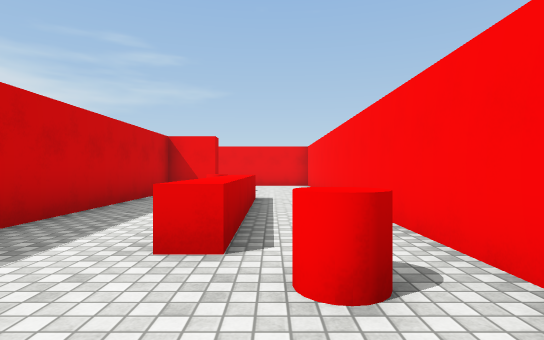
View 1 (above)

21 first-person views from a walk through a Unity game level. The camera is 1.2 m above the floor, looks level and sees 80° across. The floor is counted in squares, 2 m on a side. Each view is taken from the middle of a square. On the plan, view 1 faces up. The plan holds only what a view shows up to about 10 squares ahead; the rest is blank. The player character is not drawn. Surface patterns are stand-ins for the level's own textures.

View 2
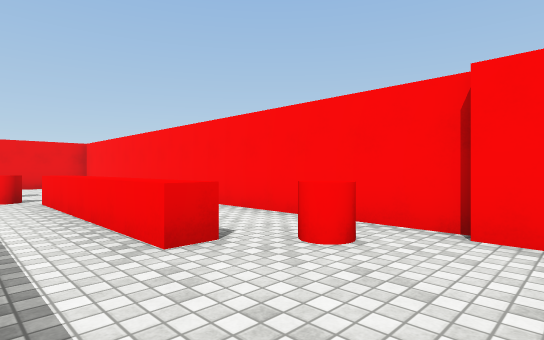

View 3
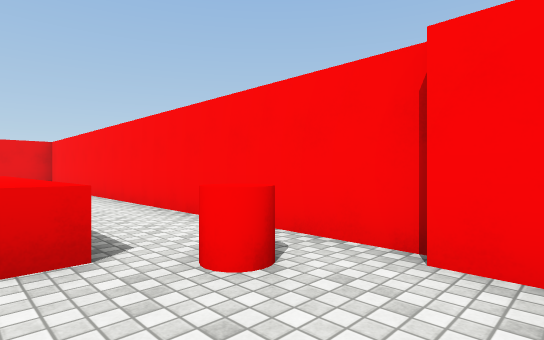

View 4
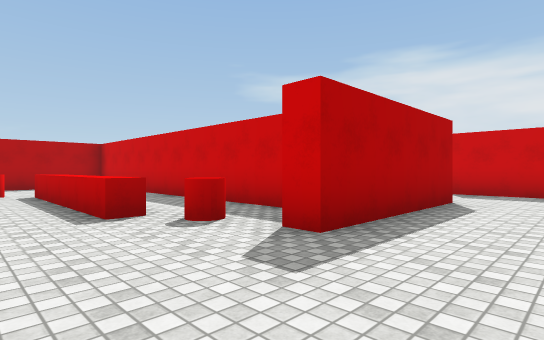

View 5
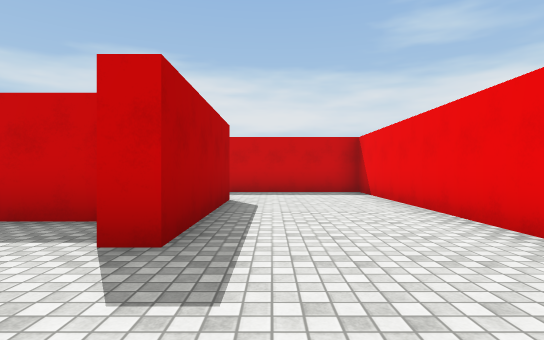

View 6
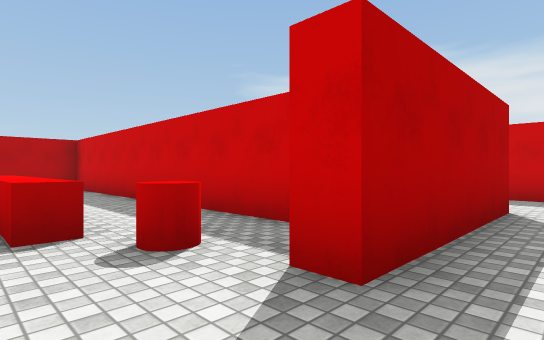

View 7
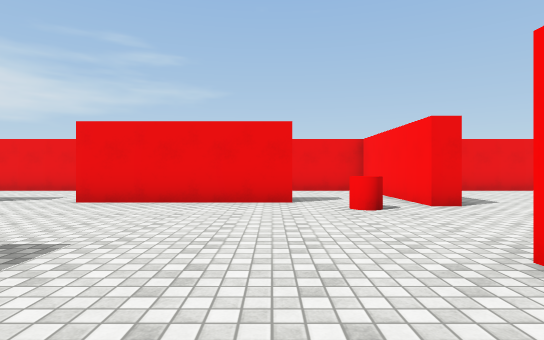

View 8
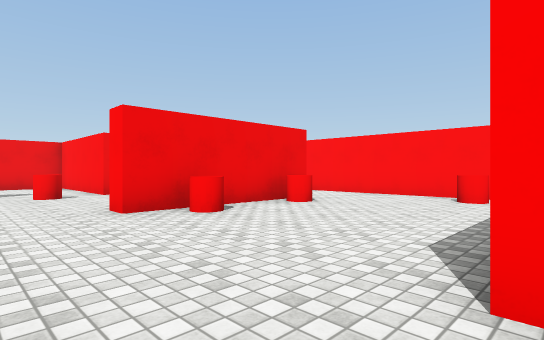

View 9
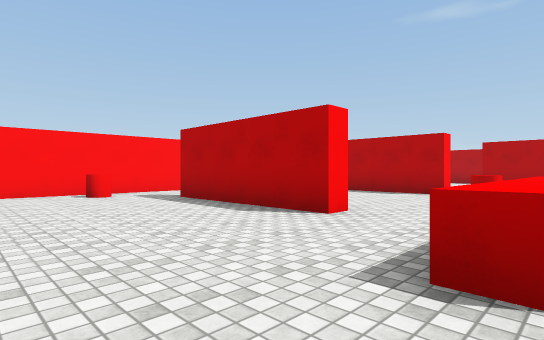

View 10
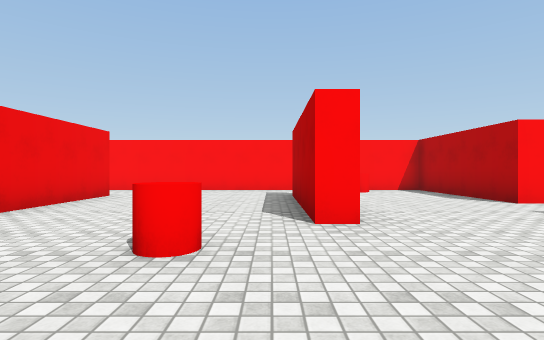

View 11
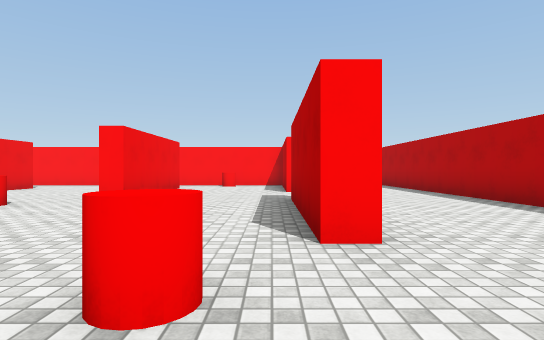

View 12
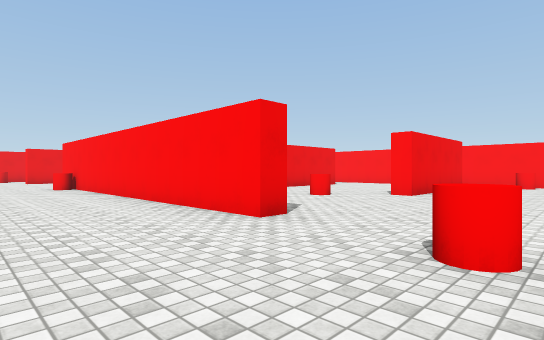

View 13
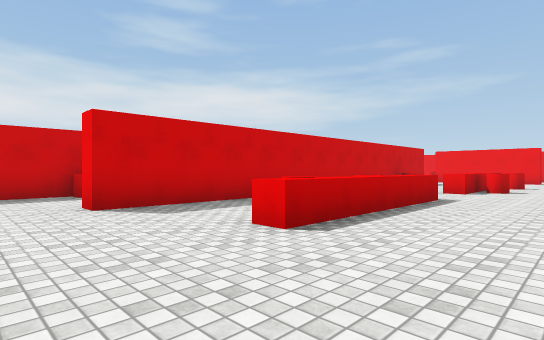

View 14
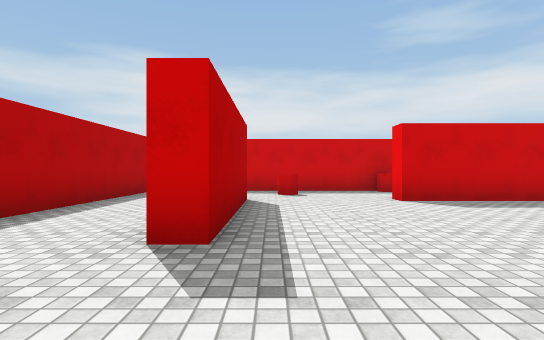

View 15
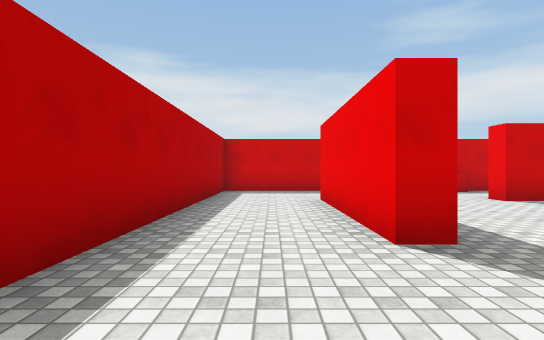

View 16
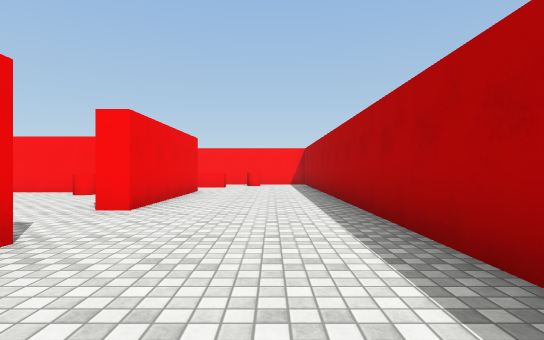

View 17
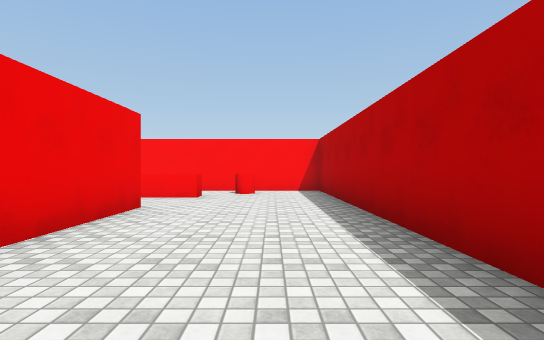

View 18
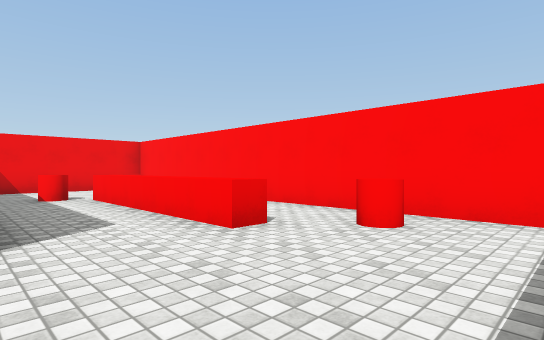

View 19
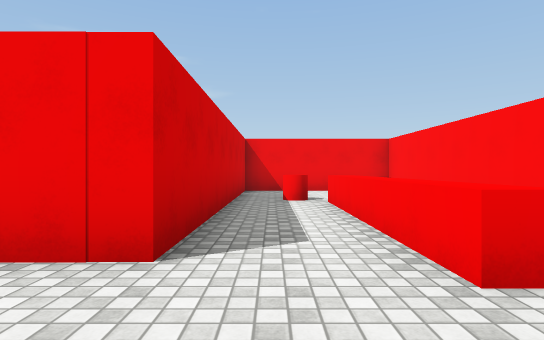

View 20
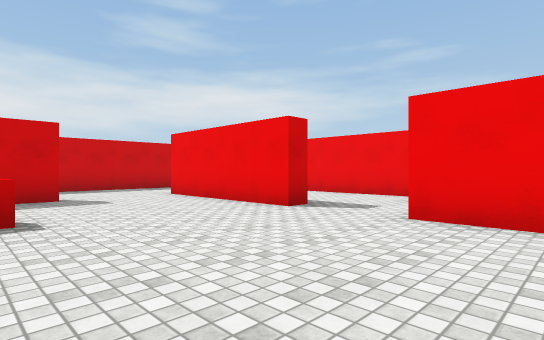

View 21
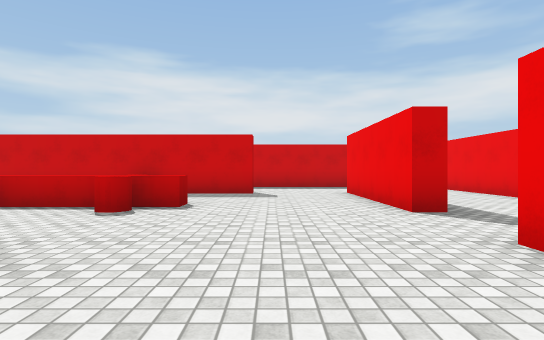

### Floor plan
Ten units are one square. View 1 is at (0, 0); x grows to the right and y downward. Boxes are objects, and circles mark ways between rooms. Rooms are numbered by the first view taken in them; rooms with no view inside come last. Other rooms are left out.
<svg viewBox="-240 -129 259 258">
<path fill="none" stroke="#000" d="M-56 -91 -15 -91 -15 -86 -28 -86 -28 11 0 11M9 -124 -79 -124 -79 -84M14 -8 14 -118M11 -1 11 -8M-94 2 -94 -3 -54 -3M-136 50 -142 50 -142 -34M-54 2 -85 2M-134 90 -134 84 -96 84M-59 50 -94 50 -94 45 -56 45M-53 -46 -94 -46 -94 -51M-105 -90 -146 -90M-202 -66 -202 65 -208 65M-79 -84 -83 -84 -83 -124 -105 -124M-234 46 -234 124 -156 124M-166 -95 -166 -90 -206 -90M-205 95 -166 95 -166 100 -206 100M-109 124 14 124 14 17 -28 17 -28 89 -72 89 -72 84 -33 84 -33 -62M-160 -124 -220 -124M-234 -89 -234 -71M-119 -22 -114 -22M-172 11 -172 56 -178 56M-172 -36 -172 -24M-4 94 -9 94 -9 56"/>
<rect x="-15" y="-85" width="10" height="10" fill="#bbb"><title>other object</title></rect>
<rect x="-5" y="-25" width="10" height="10" fill="#bbb"><title>other object</title></rect>
<rect x="-235" y="55" width="10" height="10" fill="#bbb"><title>other object</title></rect>
<rect x="-225" y="85" width="10" height="10" fill="#bbb"><title>other object</title></rect>
<rect x="-185" y="35" width="10" height="10" fill="#bbb"><title>other object</title></rect>
<rect x="-185" y="15" width="10" height="10" fill="#bbb"><title>other object</title></rect>
<rect x="-175" y="-25" width="10" height="10" fill="#bbb"><title>other object</title></rect>
<rect x="-175" y="-55" width="10" height="20" fill="#bbb"><title>other object</title></rect>
<rect x="-155" y="65" width="10" height="10" fill="#bbb"><title>other object</title></rect>
<rect x="-155" y="-35" width="10" height="10" fill="#bbb"><title>other object</title></rect>
<rect x="-115" y="25" width="10" height="10" fill="#bbb"><title>other object</title></rect>
<rect x="-105" y="-85" width="10" height="10" fill="#bbb"><title>other object</title></rect>
<rect x="-85" y="-45" width="10" height="10" fill="#bbb"><title>other object</title></rect>
<rect x="-65" y="-45" width="10" height="10" fill="#bbb"><title>other object</title></rect>
<rect x="-45" y="55" width="10" height="10" fill="#bbb"><title>other object</title></rect>
<rect x="-45" y="-25" width="10" height="10" fill="#bbb"><title>other object</title></rect>
<rect x="-15" y="45" width="10" height="10" fill="#bbb"><title>other object</title></rect>
<rect x="-5" y="95" width="10" height="10" fill="#bbb"><title>other object</title></rect>
<circle cx="-65" cy="-90" r="3" fill="#2a7"/>
<text x="-20" y="-70">1</text>
<text x="-130" y="10">2</text>
</svg>
Room 1 opens to room 2.

Where each view was taken, in squares from view 1:
view 1: 0 up, 0 right, facing up
view 2: 0 up, 2 left, facing up-right
view 3: 0 up, 1 left, facing up-right
view 4: 11 up, 1 right, facing down-left
view 5: 10 up, 1 right, facing left
view 6: 10 up, 0 right, facing down-left
view 7: 3 up, 11 left, facing up
view 8: 0 up, 11 left, facing up-right
view 9: 4 up, 12 left, facing down-right
view 10: 4 down, 13 left, facing right
view 11: 8 down, 16 left, facing right
view 12: 8 down, 17 left, facing up-right
view 13: 8 down, 15 left, facing up-left
view 14: 9 down, 14 left, facing left
view 15: 11 down, 14 left, facing left
view 16: 11 down, 12 left, facing right
view 17: 11 down, 8 left, facing right
view 18: 12 down, 3 left, facing up-right
view 19: 11 down, 2 left, facing up
view 20: 5 up, 13 left, facing up-left
view 21: 7 up, 12 left, facing left
